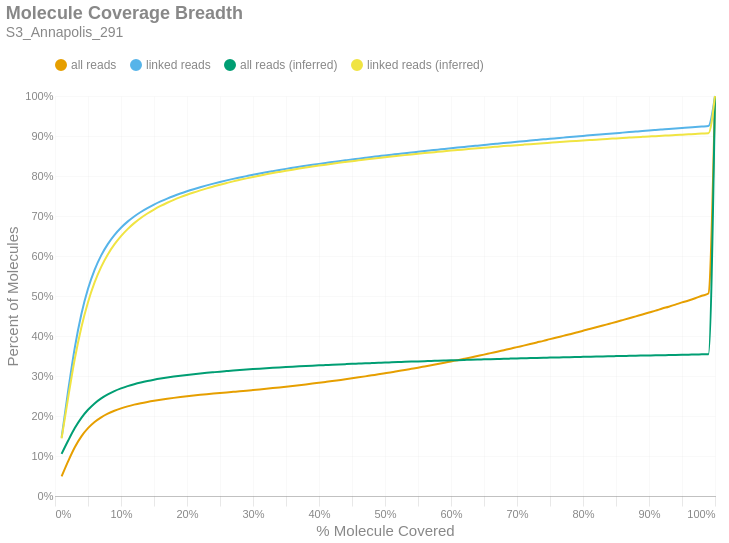

The code cell stored with this chart in its notebook:
### Markdown cell above
### Molecule Read Coverage
This chart shows molecule coverage breadth as computed by the number of bases aligned to that molecule. In other words, "*how much of each unique long molecule is actually sequenced/aligned?*" Keep in mind there is a distinction between sequences and alignments, since some sequences belonging to a particular molecule may not align well and wouldn't appear in the alignment data. This chart also shows molecule coverage breadth as computed by the *inferred fragment* from which the aligned sequences originate. Unlike read coverage, this calculation takes into account the total insert size, including unsequenced gaps between the forward and reverse reads. Like the previous figures, these are cumulative percents.

### Code cell
if SKIPLR:
    print_html(f"Skipped")
else:
    binned_df = consolidated_hist(valids['coverage_bp'], mask, 0.01, True)
    binned_df_inf = consolidated_hist(valids['coverage_inserts'], mask, 0.01, True)
    binned_df = binned_df.with_columns(pl.lit(binned_df_inf['all reads (cumsum)']).alias('all reads (inferred)'))
    binned_df = binned_df.with_columns(pl.lit(binned_df_inf['linked reads (cumsum)']).alias('linked reads (inferred)'))
    binned_df = binned_df.with_columns(
        (pl.col('bin').cast(pl.Float64) + 0.01).alias('right_edge')
    )

    with SafeRender(binned_df):
        (
            density_plot(binned_df, 'Molecule Coverage Breadth', samplename, 'molcov', ['all reads (inferred)','linked reads (inferred)'])
            .encode(
                #x=alt.X('bin:Q', title="% Molecule Covered").axis(format = '%').scale(padding=0),
                x=alt.X('right_edge:Q', title="% Molecule Covered").axis(format='%').scale(padding=0),
                y=alt.Y('value:Q', title='Percent of Molecules')
                    .axis(format='%')
                    .stack(False)
                    .scale(domainMin=0, padding=0),
                color=alt.Color("key:N").scale(domain = ["all reads", "linked reads", "all reads (inferred)", "linked reads (inferred)"]),
                tooltip = [
                    alt.Tooltip("key:N", title = "Data Type"),
                    alt.Tooltip("range_label:N", title="% Molecule Covered"),
                    alt.Tooltip("value:Q", format = ".2%", title="% Molecules")
                ]
            )
        ).display()

### Figure 1 — Vega-Lite specification as saved in the notebook (floating-point values rounded to 4 significant figures)
{"width": "container", "height": 400, "config": {"title": {"anchor": "start", "dy": -15, "fontSize": 18, "color": "#888888", "subtitleColor": "#888888", "subtitleFontSize": 14}, "arc": {"fill": "#0072B2"}, "axis": {"domainColor": "#888888", "domainWidth": 0.5, "gridWidth": 0.2, "grid": false, "titleFontWeight": 400, "titleFontSize": 15, "labelFontSize": 11, "labelColor": "#888888", "tickColor": "#888888", "tickWidth": 0.2, "titleColor": "#888888"}, "axisBand": {"grid": false}, "axisX": {"grid": true, "tickSize": 10, "domainCap": "round"}, "axisY": {"domain": false, "grid": true, "tickSize": 0, "domainCap": "round"}, "background": "transparent", "header": {"labelFontSize": 15, "labelColor": "#888888", "titleFontSize": 15, "titleFontWeight": 600, "titleColor": "#888888"}, "legend": {"labelFont": "sans-serif", "labelFontSize": 12, "labelColor": "#888888", "symbolSize": 100, "symbolType": "circle", "titleFontSize": 12, "titlePadding": 10, "titleColor": "#888888", "title": null, "orient": "top"}, "range": {"category": ["#E69F00", "#56B4E9", "#009E73", "#F0E442", "#0072B2", "#D55E00", "#CC79A7", "#000000"], "diverging": ["#cfe8f3", "#a2d4ec", "#73bfe2", "#46abdb", "#1696d2", "#12719e"]}, "area": {"fill": "#0072B2", "fillOpacity": 0.7, "line": true, "strokeOpacity": 0.7}, "line": {"color": "#0072B2", "stroke": "#0072B2", "strokeWidth": 2}, "trail": {"color": "#0072B2", "stroke": "#0072B2", "strokeWidth": 0, "size": 1}, "point": {"filled": true, "fillOpacity": 1.0, "size": 95}, "text": {"color": "#888888", "fontSize": 11, "align": "right", "fontWeight": 400, "size": 11}, "bar": {"fill": "#0072B2", "stroke": null}, "view": {"stroke": null, "continuousWidth": 660, "continuousHeight": 400}}, "data": {"name": "data-42a7b19301d79a2f124f1319dc06bdc3"}, "mark": {"type": "line", "interpolate": "monotone", "point": {"opacity": 0, "size": 275}}, "encoding": {"color": {"field": "key", "scale": {"domain": ["all reads", "linked reads", "all reads (inferred)", "linked reads (inferred)"]}, "type": "nominal"}, "tooltip": [{"field": "key", "title": "Data Type", "type": "nominal"}, {"field": "range_label", "title": "% Molecule Covered", "type": "nominal"}, {"field": "value", "format": ".2%", "title": "% Molecules", "type": "quantitative"}], "x": {"axis": {"format": "%"}, "field": "right_edge", "scale": {"padding": 0}, "title": "% Molecule Covered", "type": "quantitative"}, "y": {"axis": {"format": "%"}, "field": "value", "scale": {"domainMin": 0, "padding": 0}, "stack": false, "title": "Percent of Molecules", "type": "quantitative"}}, "params": [{"name": "param_c36ac31b6afebe62", "select": {"type": "point", "fields": ["key"]}, "bind": "legend"}], "title": {"text": "Molecule Coverage Breadth", "subtitle": "S3_Annapolis_291"}, "transform": [{"fold": ["all reads (cumsum)", "linked reads (cumsum)", "all reads (inferred)", "linked reads (inferred)"]}, {"calculate": "replace(datum.key, ' (cumsum)', '')", "as": "key"}, {"filter": {"param": "param_c36ac31b6afebe62"}}], "usermeta": {"embedOptions": {"downloadFileName": "S3_Annapolis_291.molcov"}}, "$schema": "https://vega.github.io/schema/vega-lite/v6.1.0.json", "datasets": {"data-42a7b19301d79a2f124f1319dc06bdc3": [{"bin": "0.0", "interval": "0.0-0.01", "all reads": 0.04889, "linked reads": 0.1461, "all reads (cumsum)": 0.04889, "linked reads (cumsum)": 0.1461, "range_label": "0.0-0.01", "all reads (inferred)": 0.1053, "linked reads (inferred)": 0.1442, "right_edge": 0.01}, {"bin": "0.01", "interval": "0.01-0.02", "all reads": 0.03827, "linked reads": 0.1177, "all reads (cumsum)": 0.08716, "linked reads (cumsum)": 0.2638, "range_label": "0.01-0.02", "all reads (inferred)": 0.1386, "linked reads (inferred)": 0.2467, "right_edge": 0.02}, {"bin": "0.02", "interval": "0.02-0.03", "all reads": 0.03474, "linked reads": 0.1073, "all reads (cumsum)": 0.1219, "linked reads (cumsum)": 0.371, "range_label": "0.02-0.03", "all reads (inferred)": 0.1698, "linked reads (inferred)": 0.3431, "right_edge": 0.03}, {"bin": "0.03", "interval": "0.03-0.04", "all reads": 0.0272, "linked reads": 0.08394, "all reads (cumsum)": 0.1491, "linked reads (cumsum)": 0.455, "range_label": "0.03-0.04", "all reads (inferred)": 0.1953, "linked reads (inferred)": 0.4221, "right_edge": 0.04}, {"bin": "0.04", "interval": "0.04-0.05", "all reads": 0.02043, "linked reads": 0.06303, "all reads (cumsum)": 0.1695, "linked reads (cumsum)": 0.518, "range_label": "0.04-0.05", "all reads (inferred)": 0.2155, "linked reads (inferred)": 0.4845, "right_edge": 0.05}, {"bin": "0.05", "interval": "0.05-0.06", "all reads": 0.01542, "linked reads": 0.04749, "all reads (cumsum)": 0.1849, "linked reads (cumsum)": 0.5655, "range_label": "0.05-0.06", "all reads (inferred)": 0.2315, "linked reads (inferred)": 0.534, "right_edge": 0.06}, {"bin": "0.06", "interval": "0.06-0.07", "all reads": 0.01173, "linked reads": 0.03611, "all reads (cumsum)": 0.1967, "linked reads (cumsum)": 0.6016, "range_label": "0.06-0.07", "all reads (inferred)": 0.2441, "linked reads (inferred)": 0.573, "right_edge": 0.07}, {"bin": "0.07", "interval": "0.07-0.08", "all reads": 0.009142, "linked reads": 0.02814, "all reads (cumsum)": 0.2058, "linked reads (cumsum)": 0.6298, "range_label": "0.07-0.08", "all reads (inferred)": 0.2541, "linked reads (inferred)": 0.6039, "right_edge": 0.08}, {"bin": "0.08", "interval": "0.08-0.09", "all reads": 0.007333, "linked reads": 0.0225, "all reads (cumsum)": 0.2131, "linked reads (cumsum)": 0.6523, "range_label": "0.08-0.09", "all reads (inferred)": 0.2623, "linked reads (inferred)": 0.6289, "right_edge": 0.09}, {"bin": "0.09", "interval": "0.09-0.1", "all reads": 0.00599, "linked reads": 0.01837, "all reads (cumsum)": 0.2191, "linked reads (cumsum)": 0.6706, "range_label": "0.09-0.1", "all reads (inferred)": 0.269, "linked reads (inferred)": 0.6497, "right_edge": 0.1}, {"bin": "0.1", "interval": "0.1-0.11", "all reads": 0.005016, "linked reads": 0.01532, "all reads (cumsum)": 0.2241, "linked reads (cumsum)": 0.6859, "range_label": "0.1-0.11", "all reads (inferred)": 0.2747, "linked reads (inferred)": 0.6673, "right_edge": 0.11}, {"bin": "0.11", "interval": "0.11-0.12", "all reads": 0.004228, "linked reads": 0.01285, "all reads (cumsum)": 0.2284, "linked reads (cumsum)": 0.6988, "range_label": "0.11-0.12", "all reads (inferred)": 0.2795, "linked reads (inferred)": 0.6822, "right_edge": 0.12}, {"bin": "0.12", "interval": "0.12-0.13", "all reads": 0.003668, "linked reads": 0.01118, "all reads (cumsum)": 0.232, "linked reads (cumsum)": 0.71, "range_label": "0.12-0.13", "all reads (inferred)": 0.2837, "linked reads (inferred)": 0.695, "right_edge": 0.13}, {"bin": "0.13", "interval": "0.13-0.14", "all reads": 0.003209, "linked reads": 0.009706, "all reads (cumsum)": 0.2352, "linked reads (cumsum)": 0.7197, "range_label": "0.13-0.14", "all reads (inferred)": 0.2873, "linked reads (inferred)": 0.7062, "right_edge": 0.14}, {"bin": "0.14", "interval": "0.14-0.15", "all reads": 0.002888, "linked reads": 0.008783, "all reads (cumsum)": 0.2381, "linked reads (cumsum)": 0.7285, "range_label": "0.14-0.15", "all reads (inferred)": 0.2906, "linked reads (inferred)": 0.7162, "right_edge": 0.15}, {"bin": "0.15", "interval": "0.15-0.16", "all reads": 0.002604, "linked reads": 0.007878, "all reads (cumsum)": 0.2407, "linked reads (cumsum)": 0.7363, "range_label": "0.15-0.16", "all reads (inferred)": 0.2935, "linked reads (inferred)": 0.7251, "right_edge": 0.16}, {"bin": "0.16", "interval": "0.16-0.17", "all reads": 0.002384, "linked reads": 0.007153, "all reads (cumsum)": 0.2431, "linked reads (cumsum)": 0.7435, "range_label": "0.16-0.17", "all reads (inferred)": 0.2961, "linked reads (inferred)": 0.7331, "right_edge": 0.17}, {"bin": "0.17", "interval": "0.17-0.18", "all reads": 0.002208, "linked reads": 0.006551, "all reads (cumsum)": 0.2453, "linked reads (cumsum)": 0.7501, "range_label": "0.17-0.18", "all reads (inferred)": 0.2985, "linked reads (inferred)": 0.7404, "right_edge": 0.18}, {"bin": "0.18", "interval": "0.18-0.19", "all reads": 0.002045, "linked reads": 0.006044, "all reads (cumsum)": 0.2474, "linked reads (cumsum)": 0.7561, "range_label": "0.18-0.19", "all reads (inferred)": 0.3007, "linked reads (inferred)": 0.7471, "right_edge": 0.19}, {"bin": "0.19", "interval": "0.19-0.2", "all reads": 0.001927, "linked reads": 0.005627, "all reads (cumsum)": 0.2493, "linked reads (cumsum)": 0.7617, "range_label": "0.19-0.2", "all reads (inferred)": 0.3027, "linked reads (inferred)": 0.7532, "right_edge": 0.2}, {"bin": "0.2", "interval": "0.2-0.21", "all reads": 0.001805, "linked reads": 0.005248, "all reads (cumsum)": 0.2511, "linked reads (cumsum)": 0.767, "range_label": "0.2-0.21", "all reads (inferred)": 0.3045, "linked reads (inferred)": 0.7589, "right_edge": 0.21}, {"bin": "0.21", "interval": "0.21-0.22", "all reads": 0.001723, "linked reads": 0.004972, "all reads (cumsum)": 0.2528, "linked reads (cumsum)": 0.7719, "range_label": "0.21-0.22", "all reads (inferred)": 0.3062, "linked reads (inferred)": 0.7642, "right_edge": 0.22}, {"bin": "0.22", "interval": "0.22-0.23", "all reads": 0.001625, "linked reads": 0.004648, "all reads (cumsum)": 0.2545, "linked reads (cumsum)": 0.7766, "range_label": "0.22-0.23", "all reads (inferred)": 0.3079, "linked reads (inferred)": 0.7691, "right_edge": 0.23}, {"bin": "0.23", "interval": "0.23-0.24", "all reads": 0.001553, "linked reads": 0.004379, "all reads (cumsum)": 0.256, "linked reads (cumsum)": 0.781, "range_label": "0.23-0.24", "all reads (inferred)": 0.3094, "linked reads (inferred)": 0.7738, "right_edge": 0.24}, {"bin": "0.24", "interval": "0.24-0.25", "all reads": 0.001488, "linked reads": 0.004145, "all reads (cumsum)": 0.2575, "linked reads (cumsum)": 0.7851, "range_label": "0.24-0.25", "all reads (inferred)": 0.3109, "linked reads (inferred)": 0.7783, "right_edge": 0.25}, {"bin": "0.25", "interval": "0.25-0.26", "all reads": 0.001448, "linked reads": 0.003918, "all reads (cumsum)": 0.2589, "linked reads (cumsum)": 0.789, "range_label": "0.25-0.26", "all reads (inferred)": 0.3122, "linked reads (inferred)": 0.7825, "right_edge": 0.26}, {"bin": "0.26", "interval": "0.26-0.27", "all reads": 0.001423, "linked reads": 0.003745, "all reads (cumsum)": 0.2604, "linked reads (cumsum)": 0.7928, "range_label": "0.26-0.27", "all reads (inferred)": 0.3136, "linked reads (inferred)": 0.7866, "right_edge": 0.27}, {"bin": "0.27", "interval": "0.27-0.28", "all reads": 0.001421, "linked reads": 0.003488, "all reads (cumsum)": 0.2618, "linked reads (cumsum)": 0.7963, "range_label": "0.27-0.28", "all reads (inferred)": 0.3148, "linked reads (inferred)": 0.7904, "right_edge": 0.28}, {"bin": "0.28", "interval": "0.28-0.29", "all reads": 0.001496, "linked reads": 0.003419, "all reads (cumsum)": 0.2633, "linked reads (cumsum)": 0.7997, "range_label": "0.28-0.29", "all reads (inferred)": 0.316, "linked reads (inferred)": 0.7941, "right_edge": 0.29}, {"bin": "0.29", "interval": "0.29-0.3", "all reads": 0.001573, "linked reads": 0.003379, "all reads (cumsum)": 0.2649, "linked reads (cumsum)": 0.8031, "range_label": "0.29-0.3", "all reads (inferred)": 0.3172, "linked reads (inferred)": 0.7976, "right_edge": 0.3}, {"bin": "0.3", "interval": "0.3-0.31", "all reads": 0.001597, "linked reads": 0.003202, "all reads (cumsum)": 0.2665, "linked reads (cumsum)": 0.8063, "range_label": "0.3-0.31", "all reads (inferred)": 0.3183, "linked reads (inferred)": 0.8009, "right_edge": 0.31}, {"bin": "0.31", "interval": "0.31-0.32", "all reads": 0.001648, "linked reads": 0.003039, "all reads (cumsum)": 0.2681, "linked reads (cumsum)": 0.8093, "range_label": "0.31-0.32", "all reads (inferred)": 0.3194, "linked reads (inferred)": 0.8041, "right_edge": 0.32}, {"bin": "0.32", "interval": "0.32-0.33", "all reads": 0.001683, "linked reads": 0.00291, "all reads (cumsum)": 0.2698, "linked reads (cumsum)": 0.8122, "range_label": "0.32-0.33", "all reads (inferred)": 0.3204, "linked reads (inferred)": 0.8073, "right_edge": 0.33}, {"bin": "0.33", "interval": "0.33-0.34", "all reads": 0.00174, "linked reads": 0.002861, "all reads (cumsum)": 0.2715, "linked reads (cumsum)": 0.8151, "range_label": "0.33-0.34", "all reads (inferred)": 0.3214, "linked reads (inferred)": 0.8102, "right_edge": 0.34}, {"bin": "0.34", "interval": "0.34-0.35", "all reads": 0.001799, "linked reads": 0.00272, "all reads (cumsum)": 0.2733, "linked reads (cumsum)": 0.8178, "range_label": "0.34-0.35", "all reads (inferred)": 0.3223, "linked reads (inferred)": 0.8131, "right_edge": 0.35}, {"bin": "0.35", "interval": "0.35-0.36", "all reads": 0.001845, "linked reads": 0.002633, "all reads (cumsum)": 0.2752, "linked reads (cumsum)": 0.8204, "range_label": "0.35-0.36", "all reads (inferred)": 0.3232, "linked reads (inferred)": 0.8159, "right_edge": 0.36}, {"bin": "0.36", "interval": "0.36-0.37", "all reads": 0.001905, "linked reads": 0.002617, "all reads (cumsum)": 0.2771, "linked reads (cumsum)": 0.823, "range_label": "0.36-0.37", "all reads (inferred)": 0.3241, "linked reads (inferred)": 0.8186, "right_edge": 0.37}, {"bin": "0.37", "interval": "0.37-0.38", "all reads": 0.001942, "linked reads": 0.002454, "all reads (cumsum)": 0.279, "linked reads (cumsum)": 0.8255, "range_label": "0.37-0.38", "all reads (inferred)": 0.325, "linked reads (inferred)": 0.8212, "right_edge": 0.38}, {"bin": "0.38", "interval": "0.38-0.39", "all reads": 0.002007, "linked reads": 0.002439, "all reads (cumsum)": 0.281, "linked reads (cumsum)": 0.8279, "range_label": "0.38-0.39", "all reads (inferred)": 0.3258, "linked reads (inferred)": 0.8237, "right_edge": 0.39}, {"bin": "0.39", "interval": "0.39-0.4", "all reads": 0.002067, "linked reads": 0.002364, "all reads (cumsum)": 0.2831, "linked reads (cumsum)": 0.8303, "range_label": "0.39-0.4", "all reads (inferred)": 0.3266, "linked reads (inferred)": 0.8261, "right_edge": 0.4}, {"bin": "0.4", "interval": "0.4-0.41", "all reads": 0.002094, "linked reads": 0.002261, "all reads (cumsum)": 0.2852, "linked reads (cumsum)": 0.8326, "range_label": "0.4-0.41", "all reads (inferred)": 0.3274, "linked reads (inferred)": 0.8284, "right_edge": 0.41}, {"bin": "0.41", "interval": "0.41-0.42", "all reads": 0.002141, "linked reads": 0.00224, "all reads (cumsum)": 0.2873, "linked reads (cumsum)": 0.8348, "range_label": "0.41-0.42", "all reads (inferred)": 0.3282, "linked reads (inferred)": 0.8306, "right_edge": 0.42}, {"bin": "0.42", "interval": "0.42-0.43", "all reads": 0.002269, "linked reads": 0.002275, "all reads (cumsum)": 0.2896, "linked reads (cumsum)": 0.8371, "range_label": "0.42-0.43", "all reads (inferred)": 0.3289, "linked reads (inferred)": 0.8328, "right_edge": 0.43}, {"bin": "0.43", "interval": "0.43-0.44", "all reads": 0.002276, "linked reads": 0.002155, "all reads (cumsum)": 0.2919, "linked reads (cumsum)": 0.8392, "range_label": "0.43-0.44", "all reads (inferred)": 0.3296, "linked reads (inferred)": 0.835, "right_edge": 0.44}, {"bin": "0.44", "interval": "0.44-0.45", "all reads": 0.002347, "linked reads": 0.00213, "all reads (cumsum)": 0.2942, "linked reads (cumsum)": 0.8414, "range_label": "0.44-0.45", "all reads (inferred)": 0.3303, "linked reads (inferred)": 0.8371, "right_edge": 0.45}, {"bin": "0.45", "interval": "0.45-0.46", "all reads": 0.002393, "linked reads": 0.002028, "all reads (cumsum)": 0.2966, "linked reads (cumsum)": 0.8434, "range_label": "0.45-0.46", "all reads (inferred)": 0.331, "linked reads (inferred)": 0.8391, "right_edge": 0.46}, {"bin": "0.46", "interval": "0.46-0.47", "all reads": 0.002457, "linked reads": 0.002087, "all reads (cumsum)": 0.2991, "linked reads (cumsum)": 0.8455, "range_label": "0.46-0.47", "all reads (inferred)": 0.3317, "linked reads (inferred)": 0.8412, "right_edge": 0.47}, {"bin": "0.47", "interval": "0.47-0.48", "all reads": 0.00257, "linked reads": 0.002045, "all reads (cumsum)": 0.3016, "linked reads (cumsum)": 0.8475, "range_label": "0.47-0.48", "all reads (inferred)": 0.3323, "linked reads (inferred)": 0.843, "right_edge": 0.48}, {"bin": "0.48", "interval": "0.48-0.49", "all reads": 0.002473, "linked reads": 0.001945, "all reads (cumsum)": 0.3041, "linked reads (cumsum)": 0.8495, "range_label": "0.48-0.49", "all reads (inferred)": 0.3329, "linked reads (inferred)": 0.845, "right_edge": 0.49}, {"bin": "0.49", "interval": "0.49-0.5", "all reads": 0.002771, "linked reads": 0.002037, "all reads (cumsum)": 0.3069, "linked reads (cumsum)": 0.8515, "range_label": "0.49-0.5", "all reads (inferred)": 0.3336, "linked reads (inferred)": 0.8469, "right_edge": 0.5}, {"bin": "0.5", "interval": "0.5-0.51", "all reads": 0.00249, "linked reads": 0.001829, "all reads (cumsum)": 0.3094, "linked reads (cumsum)": 0.8533, "range_label": "0.5-0.51", "all reads (inferred)": 0.3342, "linked reads (inferred)": 0.8487, "right_edge": 0.51}, {"bin": "0.51", "interval": "0.51-0.52", "all reads": 0.002857, "linked reads": 0.001863, "all reads (cumsum)": 0.3122, "linked reads (cumsum)": 0.8552, "range_label": "0.51-0.52", "all reads (inferred)": 0.3348, "linked reads (inferred)": 0.8504, "right_edge": 0.52}, {"bin": "0.52", "interval": "0.52-0.53", "all reads": 0.002746, "linked reads": 0.001793, "all reads (cumsum)": 0.315, "linked reads (cumsum)": 0.857, "range_label": "0.52-0.53", "all reads (inferred)": 0.3354, "linked reads (inferred)": 0.8522, "right_edge": 0.53}, {"bin": "0.53", "interval": "0.53-0.54", "all reads": 0.002902, "linked reads": 0.001813, "all reads (cumsum)": 0.3179, "linked reads (cumsum)": 0.8588, "range_label": "0.53-0.54", "all reads (inferred)": 0.336, "linked reads (inferred)": 0.8539, "right_edge": 0.54}, {"bin": "0.54", "interval": "0.54-0.55", "all reads": 0.002911, "linked reads": 0.001841, "all reads (cumsum)": 0.3208, "linked reads (cumsum)": 0.8606, "range_label": "0.54-0.55", "all reads (inferred)": 0.3365, "linked reads (inferred)": 0.8556, "right_edge": 0.55}, {"bin": "0.55", "interval": "0.55-0.56", "all reads": 0.003047, "linked reads": 0.00179, "all reads (cumsum)": 0.3238, "linked reads (cumsum)": 0.8624, "range_label": "0.55-0.56", "all reads (inferred)": 0.3371, "linked reads (inferred)": 0.8573, "right_edge": 0.56}, {"bin": "0.56", "interval": "0.56-0.57", "all reads": 0.003053, "linked reads": 0.001738, "all reads (cumsum)": 0.3269, "linked reads (cumsum)": 0.8642, "range_label": "0.56-0.57", "all reads (inferred)": 0.3376, "linked reads (inferred)": 0.8588, "right_edge": 0.57}, {"bin": "0.57", "interval": "0.57-0.58", "all reads": 0.003025, "linked reads": 0.001727, "all reads (cumsum)": 0.3299, "linked reads (cumsum)": 0.8659, "range_label": "0.57-0.58", "all reads (inferred)": 0.3382, "linked reads (inferred)": 0.8604, "right_edge": 0.58}, {"bin": "0.58", "interval": "0.58-0.59", "all reads": 0.003194, "linked reads": 0.001777, "all reads (cumsum)": 0.3331, "linked reads (cumsum)": 0.8677, "range_label": "0.58-0.59", "all reads (inferred)": 0.3387, "linked reads (inferred)": 0.8619, "right_edge": 0.59}, {"bin": "0.59", "interval": "0.59-0.6", "all reads": 0.003302, "linked reads": 0.001707, "all reads (cumsum)": 0.3364, "linked reads (cumsum)": 0.8694, "range_label": "0.59-0.6", "all reads (inferred)": 0.3392, "linked reads (inferred)": 0.8635, "right_edge": 0.6}, {"bin": "0.6", "interval": "0.6-0.61", "all reads": 0.003219, "linked reads": 0.001644, "all reads (cumsum)": 0.3396, "linked reads (cumsum)": 0.871, "range_label": "0.6-0.61", "all reads (inferred)": 0.3397, "linked reads (inferred)": 0.8649, "right_edge": 0.61}, {"bin": "0.61", "interval": "0.61-0.62", "all reads": 0.003418, "linked reads": 0.001613, "all reads (cumsum)": 0.343, "linked reads (cumsum)": 0.8726, "range_label": "0.61-0.62", "all reads (inferred)": 0.3402, "linked reads (inferred)": 0.8664, "right_edge": 0.62}, {"bin": "0.62", "interval": "0.62-0.63", "all reads": 0.003441, "linked reads": 0.001649, "all reads (cumsum)": 0.3465, "linked reads (cumsum)": 0.8743, "range_label": "0.62-0.63", "all reads (inferred)": 0.3407, "linked reads (inferred)": 0.8679, "right_edge": 0.63}, {"bin": "0.63", "interval": "0.63-0.64", "all reads": 0.003501, "linked reads": 0.001632, "all reads (cumsum)": 0.35, "linked reads (cumsum)": 0.8759, "range_label": "0.63-0.64", "all reads (inferred)": 0.3412, "linked reads (inferred)": 0.8693, "right_edge": 0.64}, {"bin": "0.64", "interval": "0.64-0.65", "all reads": 0.0035, "linked reads": 0.001635, "all reads (cumsum)": 0.3535, "linked reads (cumsum)": 0.8776, "range_label": "0.64-0.65", "all reads (inferred)": 0.3416, "linked reads (inferred)": 0.8706, "right_edge": 0.65}, {"bin": "0.65", "interval": "0.65-0.66", "all reads": 0.003711, "linked reads": 0.001668, "all reads (cumsum)": 0.3572, "linked reads (cumsum)": 0.8792, "range_label": "0.65-0.66", "all reads (inferred)": 0.3421, "linked reads (inferred)": 0.872, "right_edge": 0.66}, {"bin": "0.66", "interval": "0.66-0.67", "all reads": 0.003601, "linked reads": 0.001585, "all reads (cumsum)": 0.3608, "linked reads (cumsum)": 0.8808, "range_label": "0.66-0.67", "all reads (inferred)": 0.3426, "linked reads (inferred)": 0.8733, "right_edge": 0.67}, {"bin": "0.67", "interval": "0.67-0.68", "all reads": 0.00377, "linked reads": 0.001562, "all reads (cumsum)": 0.3646, "linked reads (cumsum)": 0.8824, "range_label": "0.67-0.68", "all reads (inferred)": 0.343, "linked reads (inferred)": 0.8747, "right_edge": 0.68}, {"bin": "0.68", "interval": "0.68-0.69", "all reads": 0.003728, "linked reads": 0.001554, "all reads (cumsum)": 0.3683, "linked reads (cumsum)": 0.8839, "range_label": "0.68-0.69", "all reads (inferred)": 0.3434, "linked reads (inferred)": 0.8759, "right_edge": 0.69}, {"bin": "0.69", "interval": "0.69-0.7", "all reads": 0.003874, "linked reads": 0.001552, "all reads (cumsum)": 0.3722, "linked reads (cumsum)": 0.8855, "range_label": "0.69-0.7", "all reads (inferred)": 0.3439, "linked reads (inferred)": 0.8772, "right_edge": 0.7}, {"bin": "0.7", "interval": "0.7-0.71", "all reads": 0.003799, "linked reads": 0.001544, "all reads (cumsum)": 0.376, "linked reads (cumsum)": 0.887, "range_label": "0.7-0.71", "all reads (inferred)": 0.3443, "linked reads (inferred)": 0.8784, "right_edge": 0.71}, {"bin": "0.71", "interval": "0.71-0.72", "all reads": 0.003893, "linked reads": 0.001572, "all reads (cumsum)": 0.3799, "linked reads (cumsum)": 0.8886, "range_label": "0.71-0.72", "all reads (inferred)": 0.3447, "linked reads (inferred)": 0.8797, "right_edge": 0.72}, {"bin": "0.72", "interval": "0.72-0.73", "all reads": 0.004026, "linked reads": 0.001502, "all reads (cumsum)": 0.3839, "linked reads (cumsum)": 0.8901, "range_label": "0.72-0.73", "all reads (inferred)": 0.3451, "linked reads (inferred)": 0.8809, "right_edge": 0.73}, {"bin": "0.73", "interval": "0.73-0.74", "all reads": 0.003944, "linked reads": 0.001482, "all reads (cumsum)": 0.3878, "linked reads (cumsum)": 0.8916, "range_label": "0.73-0.74", "all reads (inferred)": 0.3456, "linked reads (inferred)": 0.882, "right_edge": 0.74}, {"bin": "0.74", "interval": "0.74-0.75", "all reads": 0.004286, "linked reads": 0.001489, "all reads (cumsum)": 0.3921, "linked reads (cumsum)": 0.8931, "range_label": "0.74-0.75", "all reads (inferred)": 0.3459, "linked reads (inferred)": 0.8832, "right_edge": 0.75}, {"bin": "0.75", "interval": "0.75-0.76", "all reads": 0.003978, "linked reads": 0.001434, "all reads (cumsum)": 0.3961, "linked reads (cumsum)": 0.8945, "range_label": "0.75-0.76", "all reads (inferred)": 0.3464, "linked reads (inferred)": 0.8844, "right_edge": 0.76}, {"bin": "0.76", "interval": "0.76-0.77", "all reads": 0.004148, "linked reads": 0.001442, "all reads (cumsum)": 0.4002, "linked reads (cumsum)": 0.8959, "range_label": "0.76-0.77", "all reads (inferred)": 0.3467, "linked reads (inferred)": 0.8855, "right_edge": 0.77}, {"bin": "0.77", "interval": "0.77-0.78", "all reads": 0.004146, "linked reads": 0.001414, "all reads (cumsum)": 0.4044, "linked reads (cumsum)": 0.8974, "range_label": "0.77-0.78", "all reads (inferred)": 0.3471, "linked reads (inferred)": 0.8866, "right_edge": 0.78}, {"bin": "0.78", "interval": "0.78-0.79", "all reads": 0.00426, "linked reads": 0.001442, "all reads (cumsum)": 0.4087, "linked reads (cumsum)": 0.8988, "range_label": "0.78-0.79", "all reads (inferred)": 0.3475, "linked reads (inferred)": 0.8877, "right_edge": 0.79}, {"bin": "0.79", "interval": "0.79-0.8", "all reads": 0.004509, "linked reads": 0.001499, "all reads (cumsum)": 0.4132, "linked reads (cumsum)": 0.9003, "range_label": "0.79-0.8", "all reads (inferred)": 0.3479, "linked reads (inferred)": 0.8888, "right_edge": 0.8}, {"bin": "0.8", "interval": "0.8-0.81", "all reads": 0.004141, "linked reads": 0.001325, "all reads (cumsum)": 0.4173, "linked reads (cumsum)": 0.9016, "range_label": "0.8-0.81", "all reads (inferred)": 0.3483, "linked reads (inferred)": 0.8899, "right_edge": 0.81}, {"bin": "0.81", "interval": "0.81-0.82", "all reads": 0.004362, "linked reads": 0.001409, "all reads (cumsum)": 0.4217, "linked reads (cumsum)": 0.903, "range_label": "0.81-0.82", "all reads (inferred)": 0.3486, "linked reads (inferred)": 0.8909, "right_edge": 0.82}, {"bin": "0.82", "interval": "0.82-0.83", "all reads": 0.004483, "linked reads": 0.001335, "all reads (cumsum)": 0.4261, "linked reads (cumsum)": 0.9044, "range_label": "0.82-0.83", "all reads (inferred)": 0.349, "linked reads (inferred)": 0.892, "right_edge": 0.83}, {"bin": "0.83", "interval": "0.83-0.84", "all reads": 0.004494, "linked reads": 0.001378, "all reads (cumsum)": 0.4306, "linked reads (cumsum)": 0.9057, "range_label": "0.83-0.84", "all reads (inferred)": 0.3493, "linked reads (inferred)": 0.893, "right_edge": 0.84}, {"bin": "0.84", "interval": "0.84-0.85", "all reads": 0.004485, "linked reads": 0.00132, "all reads (cumsum)": 0.4351, "linked reads (cumsum)": 0.9071, "range_label": "0.84-0.85", "all reads (inferred)": 0.3497, "linked reads (inferred)": 0.894, "right_edge": 0.85}, {"bin": "0.85", "interval": "0.85-0.86", "all reads": 0.004607, "linked reads": 0.001368, "all reads (cumsum)": 0.4397, "linked reads (cumsum)": 0.9084, "range_label": "0.85-0.86", "all reads (inferred)": 0.35, "linked reads (inferred)": 0.895, "right_edge": 0.86}, {"bin": "0.86", "interval": "0.86-0.87", "all reads": 0.004636, "linked reads": 0.001343, "all reads (cumsum)": 0.4444, "linked reads (cumsum)": 0.9098, "range_label": "0.86-0.87", "all reads (inferred)": 0.3504, "linked reads (inferred)": 0.896, "right_edge": 0.87}, {"bin": "0.87", "interval": "0.87-0.88", "all reads": 0.004778, "linked reads": 0.001296, "all reads (cumsum)": 0.4491, "linked reads (cumsum)": 0.9111, "range_label": "0.87-0.88", "all reads (inferred)": 0.3507, "linked reads (inferred)": 0.8969, "right_edge": 0.88}, {"bin": "0.88", "interval": "0.88-0.89", "all reads": 0.004676, "linked reads": 0.001303, "all reads (cumsum)": 0.4538, "linked reads (cumsum)": 0.9124, "range_label": "0.88-0.89", "all reads (inferred)": 0.351, "linked reads (inferred)": 0.8978, "right_edge": 0.89}, {"bin": "0.89", "interval": "0.89-0.9", "all reads": 0.004891, "linked reads": 0.001359, "all reads (cumsum)": 0.4587, "linked reads (cumsum)": 0.9137, "range_label": "0.89-0.9", "all reads (inferred)": 0.3514, "linked reads (inferred)": 0.8988, "right_edge": 0.9}, {"bin": "0.9", "interval": "0.9-0.91", "all reads": 0.004642, "linked reads": 0.00127, "all reads (cumsum)": 0.4634, "linked reads (cumsum)": 0.915, "range_label": "0.9-0.91", "all reads (inferred)": 0.3517, "linked reads (inferred)": 0.8997, "right_edge": 0.91}, {"bin": "0.91", "interval": "0.91-0.92", "all reads": 0.005295, "linked reads": 0.001256, "all reads (cumsum)": 0.4687, "linked reads (cumsum)": 0.9163, "range_label": "0.91-0.92", "all reads (inferred)": 0.352, "linked reads (inferred)": 0.9006, "right_edge": 0.92}, {"bin": "0.92", "interval": "0.92-0.93", "all reads": 0.004619, "linked reads": 0.001252, "all reads (cumsum)": 0.4733, "linked reads (cumsum)": 0.9175, "range_label": "0.92-0.93", "all reads (inferred)": 0.3523, "linked reads (inferred)": 0.9014, "right_edge": 0.93}, {"bin": "0.93", "interval": "0.93-0.94", "all reads": 0.005141, "linked reads": 0.001302, "all reads (cumsum)": 0.4784, "linked reads (cumsum)": 0.9188, "range_label": "0.93-0.94", "all reads (inferred)": 0.3527, "linked reads (inferred)": 0.9024, "right_edge": 0.94}, {"bin": "0.94", "interval": "0.94-0.95", "all reads": 0.005584, "linked reads": 0.001234, "all reads (cumsum)": 0.484, "linked reads (cumsum)": 0.92, "range_label": "0.94-0.95", "all reads (inferred)": 0.353, "linked reads (inferred)": 0.9033, "right_edge": 0.95}, {"bin": "0.95", "interval": "0.95-0.96", "all reads": 0.004767, "linked reads": 0.001299, "all reads (cumsum)": 0.4888, "linked reads (cumsum)": 0.9213, "range_label": "0.95-0.96", "all reads (inferred)": 0.3534, "linked reads (inferred)": 0.9042, "right_edge": 0.96}, {"bin": "0.96", "interval": "0.96-0.97", "all reads": 0.005564, "linked reads": 0.00117, "all reads (cumsum)": 0.4943, "linked reads (cumsum)": 0.9225, "range_label": "0.96-0.97", "all reads (inferred)": 0.3537, "linked reads (inferred)": 0.9051, "right_edge": 0.97}, {"bin": "0.97", "interval": "0.97-0.98", "all reads": 0.006147, "linked reads": 0.001223, "all reads (cumsum)": 0.5005, "linked reads (cumsum)": 0.9237, "range_label": "0.97-0.98", "all reads (inferred)": 0.3541, "linked reads (inferred)": 0.906, "right_edge": 0.98}, {"bin": "0.98", "interval": "0.98-0.99", "all reads": 0.00582, "linked reads": 0.001268, "all reads (cumsum)": 0.5063, "linked reads (cumsum)": 0.925, "range_label": "0.98-0.99", "all reads (inferred)": 0.3545, "linked reads (inferred)": 0.9067, "right_edge": 0.99}, {"bin": "0.99", "interval": "0.99-1.0", "all reads": 0.4937, "linked reads": 0.075, "all reads (cumsum)": 1.0, "linked reads (cumsum)": 1.0, "range_label": "0.99-1.0", "all reads (inferred)": 1.0, "linked reads (inferred)": 1.0, "right_edge": 1.0}]}}
